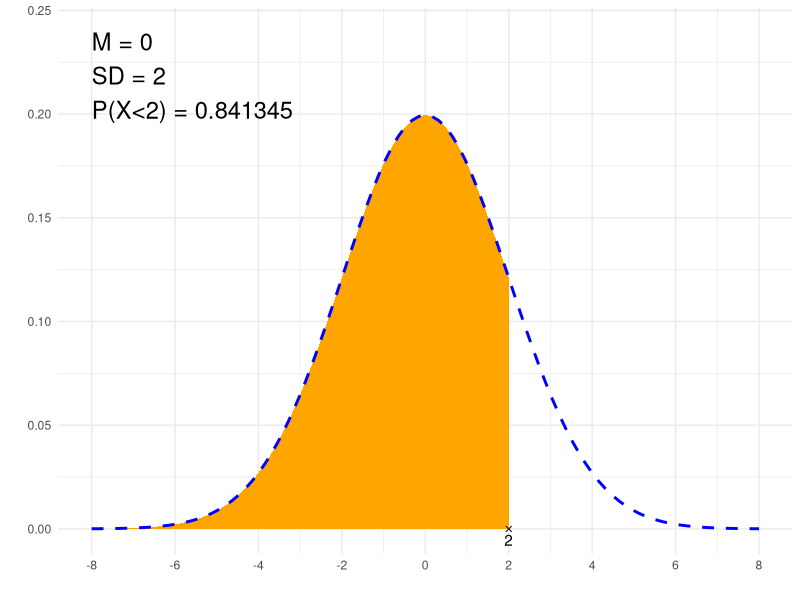

Generate this figure with R:
##### 1. Pole pod krzywą ####

# Parametry rozkładu Gaussa:
# średnia:
m <- 0
# odchylenie standardowe:
sd <- 2

# Będziemy obliczać pole pod krzywą gęstości rozkładu Gaussa
# od 
# *można wpisać from <- -Inf, co oznacza minus nieskończoność
from <- -Inf
# do
# *można wpisać to <- Inf, co oznacza (plus) nieskończoność
to <- 2

# Sprawdzenie danych, obliczenie pola pod krzywą
if (from > to) {
  # błąd od > do
  print("!!! Wartość 'od' powinna być niższa od wartości 'do' !!!")
} else {
  
  # Zapis prawdopodobieństwa
  
  if (to==Inf) {
    p=paste0("P(X>", from, ")")
  } else if (from==-Inf) {
    p=paste0("P(X<", to, ")")
  } else {
    p=paste0("P(", from, "<X<", to, ")")
  }
  print(p)
  
  # Obliczenie prawdopodobieństwa, czyli pole pod wycinkiem krzywej:
  result<-pnorm(to, m, sd)-pnorm(from, m, sd)
  print(result)
}

# Rysunek
library(ggplot2)

x1=if(from==-Inf){min(-4*sd+m, to-2*sd)} else {min(from-2*sd, -4*sd+m)}
x2=if(to==Inf){max(4*sd+m, from+2*sd)} else {max(to+2*sd, 4*sd+m)}

df<-data.frame(y=c(0, 0), 
               x=c(if(from==-Inf){NA}else{from}, if(to==-Inf){NA}else{to}),
               label=c(if(from==-Inf){NA}else{from}, if(to==-Inf){NA}else{to}))

plt<-ggplot(NULL, aes(c(x1, x2))) +
  theme_minimal() +
  xlab('') +
  ylab('') +
  geom_area(stat = "function", 
            fun = function(x){dnorm(x, m, sd)}, 
            fill = "orange", 
            xlim = c(if(from==-Inf){x1}else{from}, if(to==Inf){x2}else{to})) +
  geom_line(stat = "function", fun = function(x){dnorm(x, m, sd)}, col = "blue", lty=2, lwd=1) +
  scale_x_continuous(breaks=c(m, m-sd, m-2*sd, m+sd, m+2*sd, m-3*sd, m+3*sd, m-4*sd, m+4*sd)) +
  geom_point(data = df, aes(x=x, y=y), shape=4) +
  geom_text(data = df, aes(x=x, y=y, label=signif(label, 6)), vjust=1.4) +
  annotate("text", label = paste0("M = ", m, "\nSD = ", sd, "\n", p, " = ", signif(result,6)), 
           x = x1, y = dnorm(m, m, sd)*1.2, size = 6, hjust="inward", vjust = "inward")

suppressWarnings(print(plt))
